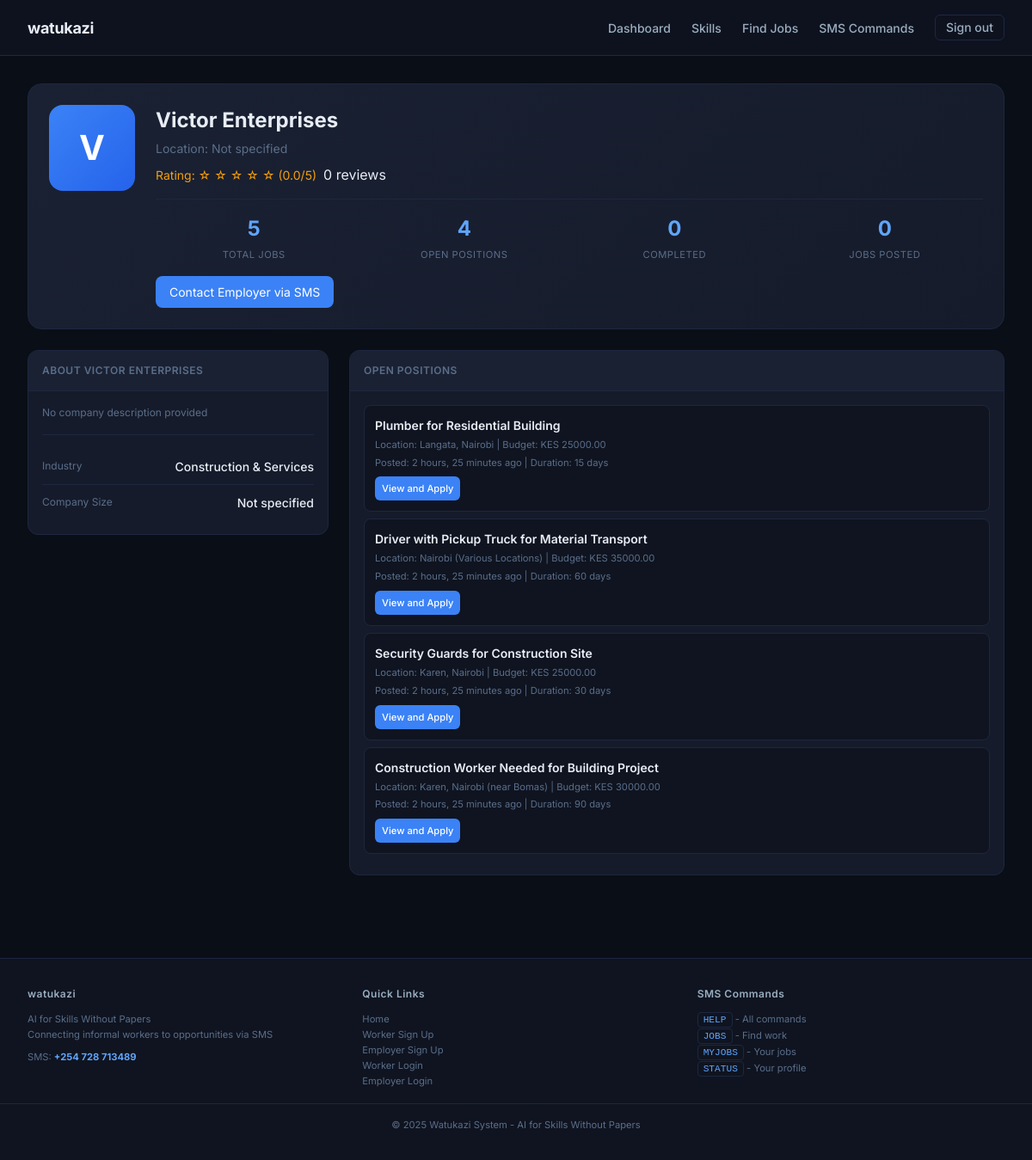
Screenshot of /employers/profile/entreprenuerridicular@gmail.com/ (signed in) with the database file from the repository.
### employers/models.py (models this page shows, shortened)
class EmployerProfile(models.Model):
    user = models.OneToOneField(User, on_delete=models.CASCADE, related_name='employer_profile')
    company_name = models.CharField(max_length=200, blank=True)
    business_registration = models.CharField(max_length=100, blank=True, help_text="Business registration number")
    website = models.URLField(blank=True)
    company_description = models.TextField(blank=True, help_text="Describe your company and what you do")
    company_logo = models.ImageField(upload_to='employer_logos/', null=True, blank=True)
    industry = models.CharField(max_length=100, blank=True, help_text="e.g., Construction, Technology, Agriculture")
    employee_count = models.CharField(max_length=50, blank=True, choices=[
        ('1-10', '1-10 employees'),
        ('11-50', '11-50 employees'),
        ('51-200', '51-200 employees'),
        ('201-500', '201-500 employees'),
        ('500+', '500+ employees'),
    ])
    year_established = models.IntegerField(null=True, blank=True)
    rating = models.DecimalField(max_digits=3, decimal_places=2, default=0.00)
    total_jobs_posted = models.IntegerField(default=0)
    created_at = models.DateTimeField(auto_now_add=True)
    updated_at = models.DateTimeField(auto_now=True)

### accounts/models.py (models this page shows, shortened)
class Profile(models.Model):
    USER_TYPES = (
        ('worker', 'Worker - Looking for jobs'),
        ('employer', 'Employer - Looking to hire workers'),
        ('admin', 'Administrator'),
    )
    user = models.OneToOneField(User, on_delete=models.CASCADE, related_name='profile')
    user_type = models.CharField(max_length=10, choices=USER_TYPES, default='worker')
    phone_number = models.CharField(max_length=15, unique=True)
    location = models.CharField(max_length=100, blank=True)
    county = models.CharField(max_length=50, blank=True)
    sub_county = models.CharField(max_length=50, blank=True)
    is_verified = models.BooleanField(default=False)
    created_at = models.DateTimeField(auto_now_add=True)
    updated_at = models.DateTimeField(auto_now=True)

class SMSSettings(models.Model):
    phone_number = models.CharField(max_length=15, default='0700000000', help_text="SMS number for users to text")
    is_active = models.BooleanField(default=True)
    updated_at = models.DateTimeField(auto_now=True)
    class Meta:
        verbose_name_plural = "SMS Settings"

### jobs/models.py (models this page shows, shortened)
class JobRequest(models.Model):
    STATUS_CHOICES = (
        ('open', 'Open for Applications'),
        ('matching', 'Matching in Progress'),
        ('matched', 'Workers Matched'),
        ('in_progress', 'Work in Progress'),
        ('completed', 'Completed'),
        ('cancelled', 'Cancelled'),
        ('expired', 'Expired'),
    )
    employer = models.ForeignKey(User, on_delete=models.CASCADE, related_name='job_requests')
    title = models.CharField(max_length=100)
    description = models.TextField()
    required_skills = models.ManyToManyField(Skill, related_name='job_requests')
    location = models.CharField(max_length=100)
    budget = models.DecimalField(max_digits=10, decimal_places=2, null=True, blank=True)
    status = models.CharField(max_length=12, choices=STATUS_CHOICES, default='open')
    created_at = models.DateTimeField(auto_now_add=True)
    deadline = models.DateTimeField(null=True, blank=True)
    start_date = models.DateTimeField(null=True, blank=True)
    duration_days = models.IntegerField(default=1, help_text="Estimated duration in days")

### employers/views.py (the view)
# urls.py: path('profile/<str:username>/', views.employer_public_profile, name='public_profile'),
@login_required
def employer_public_profile(request, username):
    employer_user = get_object_or_404(User, username=username)
    if employer_user.profile.user_type != 'employer':
        messages.error(request, "This user is not registered as an employer.")
        return redirect('accounts:home')
    employer_profile, created = EmployerProfile.objects.get_or_create(user=employer_user)
    open_jobs = JobRequest.objects.filter(
        employer=employer_user,
        status='open'
    ).order_by('-created_at')[:10]
    completed_jobs = JobRequest.objects.filter(
        employer=employer_user,
        status='completed'
    ).count()
    completed_matches = JobMatch.objects.filter(
        job_request__employer=employer_user,
        status='completed',
        employer_rating__isnull=False
    )
    total_rating = completed_matches.aggregate(Avg('employer_rating'))['employer_rating__avg'] or 0
    rating_count = completed_matches.count()
    context = {
        'employer': employer_profile,
        'employer_user': employer_user,
        'open_jobs': open_jobs,
        'total_jobs': JobRequest.objects.filter(employer=employer_user).count(),
        'completed_jobs': completed_jobs,
        'total_rating': total_rating,
        'rating_count': rating_count,
    }
    return render(request, 'employers/public_profile.html', context)

### templates/employers/public_profile.html (shortened to what this page needs)
{% extends "base.html" %}
{% block content %}
<div class="container">
    <div class="profile-container">
        <div class="profile-header">
            <div style="display: flex; flex-wrap: wrap; gap: 1.5rem; align-items: flex-start;">
                <div class="company-logo">
                    {% if employer.company_logo %}
                        <img src="{{ employer.company_logo.url }}" alt="{{ employer.company_name }}">
                    {% else %}
                        {{ employer.company_name|default:employer_user.username|make_list|first|upper }}
                    {% endif %}
                </div>
                <div style="flex: 1;">
                    <div class="company-name">{{ employer.company_name|default:employer_user.username }}</div>
                    <div class="company-location">
                        Location: {{ employer_user.profile.location|default:"Not specified" }}
                    </div>
                    <div class="rating-stars">
                        <div class="stars">
                            Rating:
                            {% for i in "12345"|make_list %}
                                {% if forloop.counter <= total_rating|floatformat:0|add:"0" %}★{% else %}☆{% endif %}
                            {% endfor %}
                            ({{ total_rating|floatformat:1 }}/5)
                        </div>
                        <div class="rating-count">{{ rating_count }} review{{ rating_count|pluralize }}</div>
                    </div>
                    <div class="stats-grid">
                        <div class="stat-item">
                            <div class="stat-value">{{ total_jobs }}</div>
                            <div class="stat-label">Total Jobs</div>
                        </div>
                        <div class="stat-item">
                            <div class="stat-value">{{ open_jobs|length }}</div>
                            <div class="stat-label">Open Positions</div>
                        </div>
                        <div class="stat-item">
                            <div class="stat-value">{{ completed_jobs }}</div>
                            <div class="stat-label">Completed</div>
                        </div>
                        <div class="stat-item">
                            <div class="stat-value">{{ employer.total_jobs_posted }}</div>
                            <div class="stat-label">Jobs Posted</div>
                        </div>
                    </div>
                    {% if user.is_authenticated and user.profile.user_type == 'worker' %}
                        <a href="sms:{{ employer_user.profile.phone_number }}" class="contact-btn">Contact Employer via SMS</a>
                    {% endif %}
                </div>
            </div>
        </div>
        <div class="dashboard-grid">
            <div>
                <div class="info-card">
                    <div class="info-header">
                        <h3>About {{ employer.company_name|default:employer_user.username }}</h3>
                    </div>
                    <div class="info-body">
                        {% if employer.company_description %}
                            <p style="font-size: 0.875rem; color: var(--text-secondary); line-height: 1.6;">{{ employer.company_description }}</p>
                        {% else %}
                            <p style="font-size: 0.75rem; color: var(--text-muted);">No company description provided</p>
                        {% endif %}
                        <div style="margin-top: 1rem; padding-top: 1rem; border-top: 1px solid var(--border-subtle);">
                            <div class="info-row">
                                <span class="info-label">Industry</span>
                                <span class="info-value">{{ employer.industry|default:"Not specified" }}</span>
                            </div>
                            <div class="info-row">
                                <span class="info-label">Company Size</span>
                                <span class="info-value">{{ employer.get_employee_count_display|default:"Not specified" }}</span>
                            </div>
                        </div>
                    </div>
                </div>
            </div>
            <div>
                <div class="info-card">
                    <div class="info-header">
                        <h3>Open Positions</h3>
                    </div>
                    <div class="info-body">
                        {% if open_jobs %}
                            {% for job in open_jobs %}
                                <div class="job-card">
                                    <div class="job-title">{{ job.title }}</div>
                                    <div class="job-meta">
                                        Location: {{ job.location }} | Budget: KES {{ job.budget|default:"Negotiable" }}
                                    </div>
                                    <div class="job-meta" style="margin-top: 0.25rem;">
                                        Posted: {{ job.created_at|timesince }} ago | Duration: {{ job.duration_days }} day{{ job.duration_days|pluralize }}
                                    </div>
                                    <div style="margin-top: 0.5rem;">
                                        <a href="{% url 'jobs:job_detail' job.id %}" class="btn btn-primary" style="font-size: 0.7rem; padding: 0.25rem 0.5rem;">View and Apply</a>
                                    </div>
                                </div>
                            {% endfor %}
                        {% else %}
                            <div class="empty-state" style="padding: 1rem; text-align: center;">
                                <p style="font-size: 0.75rem; color: var(--text-muted);">No open positions at the moment</p>
                                <p style="font-size: 0.7rem; color: var(--text-muted);">Check back later for opportunities</p>
                            </div>
                        {% endif %}
                    </div>
                </div>
            </div>
        </div>
    </div>
</div>
{% endblock %}

### templates/base.html (shortened to what this page needs)
<!DOCTYPE html>
<html lang="en">
<head>
</head>
<body>
    <header class="header">
        <div class="header-container">
            <a href="/" class="logo">watukazi</a>
            <nav class="nav">
                {% if user.is_authenticated %}
                    {% if user.profile.user_type == 'worker' %}
                        <a href="{% url 'workers:dashboard' %}" class="nav-link">Dashboard</a>
                        <a href="{% url 'workers:manage_skills' %}" class="nav-link">Skills</a>
                        <a href="{% url 'jobs:search_jobs' %}" class="nav-link">Find Jobs</a>
                    {% elif user.profile.user_type == 'employer' %}
                        <a href="{% url 'employers:dashboard' %}" class="nav-link">Dashboard</a>
                        <a href="{% url 'jobs:create_job' %}" class="nav-link">Post Job</a>
                        <a href="{% url 'jobs:my_jobs' %}" class="nav-link">My Jobs</a>
                    {% endif %}
                    <div class="dropdown" id="smsDropdown">
                        <a href="#" class="nav-link" onclick="toggleDropdown(event)">SMS Commands</a>
                    </div>
                    <a href="{% url 'account_logout' %}" class="btn btn-outline" style="padding: 0.25rem 0.75rem;">Sign out</a>
                {% else %}
                    <div class="nav" style="gap: 0.75rem;">
                        <a href="{% url 'accounts:worker_login' %}" class="nav-link">Worker</a>
                        <a href="{% url 'accounts:employer_login' %}" class="nav-link">Employer</a>
                        <a href="{% url 'accounts:worker_signup' %}" class="btn btn-primary">Sign up</a>
                    </div>
                {% endif %}
            </nav>
        </div>
    </header>
    <main>
        {% block content %}{% endblock %}
    </main>
    <footer class="footer">
        <div class="footer-content">
            <div class="footer-section">
                <h4>watukazi</h4>
                <p>AI for Skills Without Papers<br>Connecting informal workers to opportunities via SMS</p>
                <p style="margin-top: 0.5rem;">SMS: <strong style="color: var(--accent-blue-light);">{{ sms_number }}</strong></p>
            </div>
            <div class="footer-section">
                <h4>Quick Links</h4>
                <p><a href="/">Home</a></p>
                <p><a href="{% url 'accounts:worker_signup' %}">Worker Sign Up</a></p>
                <p><a href="{% url 'accounts:employer_signup' %}">Employer Sign Up</a></p>
                <p><a href="{% url 'accounts:worker_login' %}">Worker Login</a></p>
                <p><a href="{% url 'accounts:employer_login' %}">Employer Login</a></p>
            </div>
            <div class="footer-section">
                <h4>SMS Commands</h4>
                <p><code class="code">HELP</code> - All commands</p>
                <p><code class="code">JOBS</code> - Find work</p>
                <p><code class="code">MYJOBS</code> - Your jobs</p>
                <p><code class="code">STATUS</code> - Your profile</p>
            </div>
        </div>
        <div class="divider" style="max-width: 1400px; margin: 1rem auto 0;"></div>
        <div style="text-align: center; margin-top: 1rem;">
            <p style="font-size: 0.7rem; color: var(--text-muted);">&copy; 2025 Watukazi System - AI for Skills Without Papers</p>
        </div>
    </footer>
</body>
</html>

### rows the page displays
EmployerProfile: company_name|make_list "V", company_name "Victor Enterprises", total_jobs_posted "0", company_name "VICTOR ENTERPRISES", industry "Construction & Services", employee_count "Not specified"
JobRequest: title "Plumber for Residential Building", location "Langata, Nairobi", budget "25000.00", created_at "2 hours, 25 minutes", duration_days "15"
JobRequest: title "Driver with Pickup Truck for Material Transport", location "Nairobi (Various Locations)", budget "35000.00", created_at "2 hours, 25 minutes", duration_days "60"
JobRequest: title "Security Guards for Construction Site", location "Karen, Nairobi", budget "25000.00", created_at "2 hours, 25 minutes", duration_days "30"
JobRequest: title "Construction Worker Needed for Building Project", location "Karen, Nairobi (near Bomas)", budget "30000.00", created_at "2 hours, 25 minutes", duration_days "90"
SMSSettings: phone_number "+254 728 713489"

### other values shown
{{ employer_user.profile.location|default:"Not specified" }} "Not specified"
{{ total_rating|floatformat:1 }} "0.0"
{{ rating_count }} "0"
{{ total_jobs }} "5"
{{ open_jobs|length }} "4"
{{ completed_jobs }} "0"
